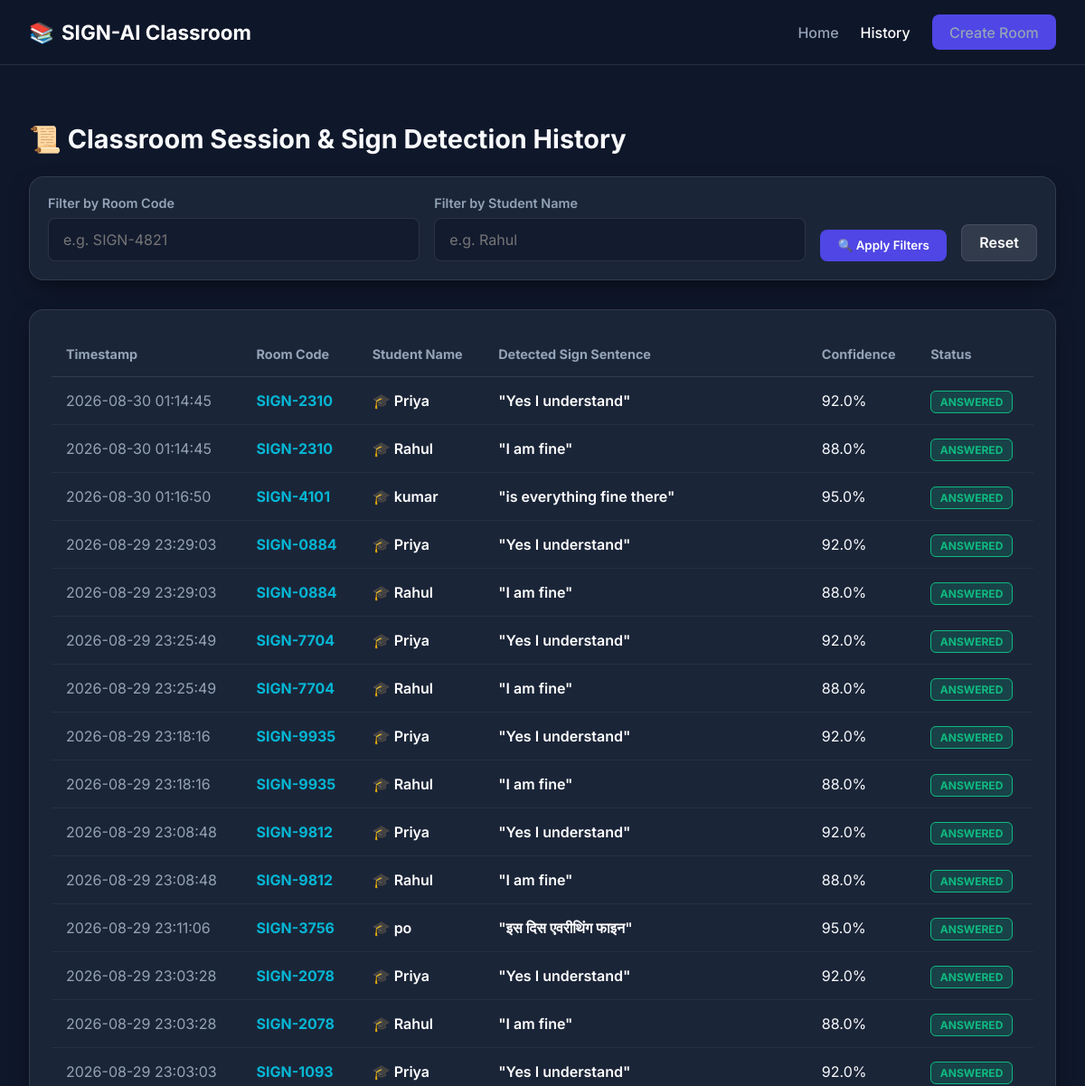
Before: /history (upper part) with the older database file.
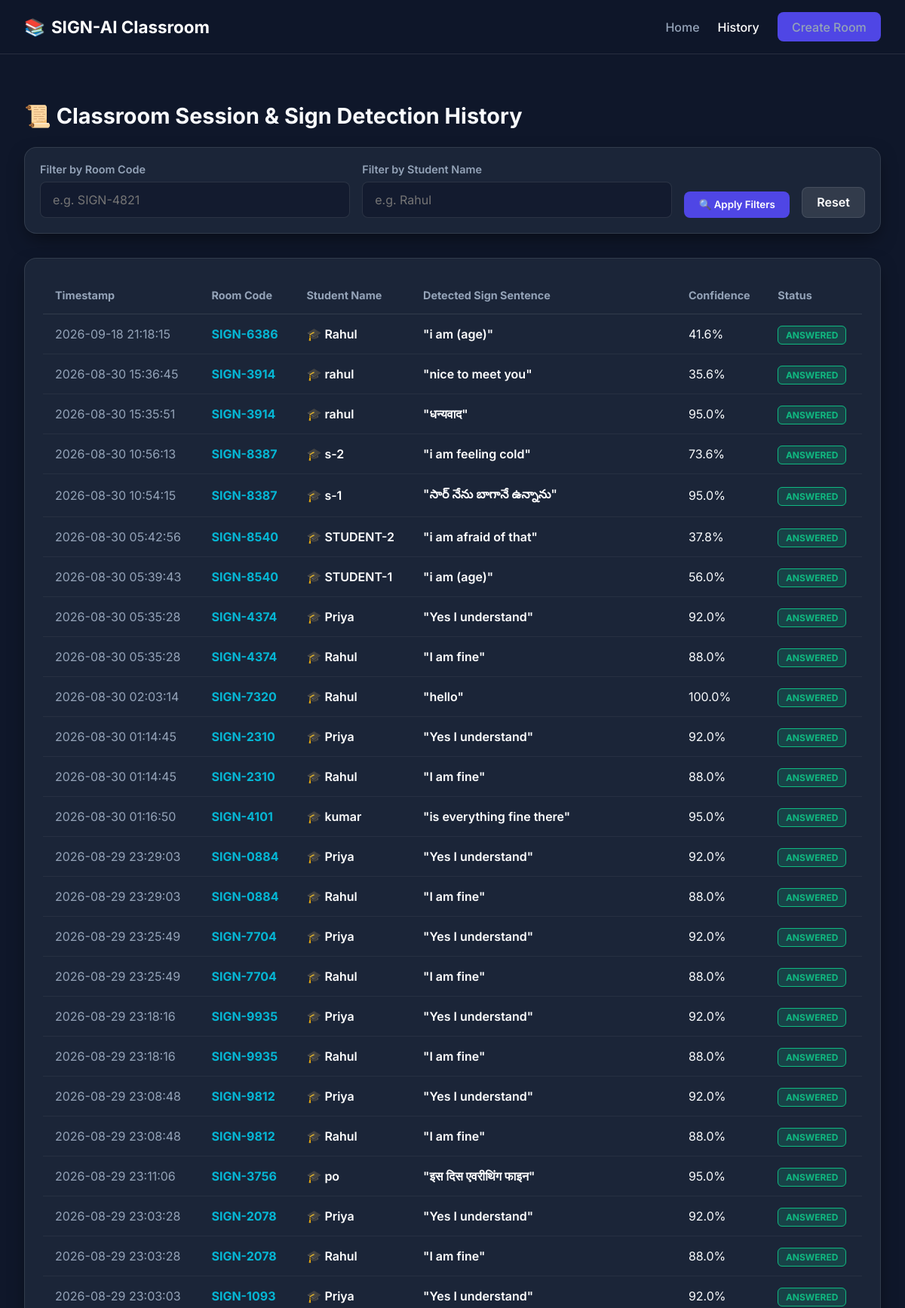
After: the same page with the newer database file.
### tables this page shows
CREATE TABLE student_responses (
                id INTEGER PRIMARY KEY AUTOINCREMENT,
                question_id TEXT NOT NULL,
                room_code TEXT NOT NULL,
                student_name TEXT NOT NULL,
                predicted_answer TEXT NOT NULL,
                confidence REAL NOT NULL,
                status TEXT DEFAULT 'ANSWERED',
                created_at TEXT NOT NULL,
                updated_at TEXT NOT NULL, original_prediction TEXT, target_language TEXT DEFAULT 'en', translated_text TEXT, response_mode TEXT DEFAULT 'speech', latency_ms REAL DEFAULT 0.0,
                FOREIGN KEY (question_id) REFERENCES questions (question_id),
                FOREIGN KEY (room_code) REFERENCES rooms (room_code)
            );

### app.py (the view)
@app.route('/history')
def history_page():
    room_code = request.args.get('room_code')
    student_name = request.args.get('student_name')
    logs = db.get_filtered_history(room_code=room_code, student_name=student_name)
    return render_template('history.html', logs=logs)

### app.py (called while the page is built)
@app.after_request
def add_header(response):
    response.headers['Cache-Control'] = 'no-cache, no-store, must-revalidate'
    response.headers['Pragma'] = 'no-cache'
    response.headers['Expires'] = '0'
    return response

### src/database.py (called while the page is built)
    def _get_connection(self):
        return sqlite3.connect(self.db_path)

### templates/history.html (shortened to what this page needs)
<!DOCTYPE html>
<html lang="en">
<head>
    <link rel="stylesheet" href="{{ url_for('static', filename='css/classroom.css') }}">
</head>
<body>
    <nav class="navbar">
        <div class="nav-brand">
            <span>📚</span>
            <a href="/" style="color: inherit; text-decoration: none;">SIGN-AI Classroom</a>
        </div>
        <div class="nav-links">
            <a href="/">Home</a>
            <a href="/history" class="active">History</a>
            <a href="/create-room" class="btn btn-primary">Create Room</a>
        </div>
    </nav>
    <div class="container" style="margin-top: 2rem;">
        <h2 style="font-size: 1.8rem; margin-bottom: 1.5rem;">📜 Classroom Session & Sign Detection History</h2>
        <div class="glass-card" style="margin-bottom: 2rem; padding: 1.25rem;">
            <form action="/history" method="GET" style="display: flex; gap: 1rem; align-items: flex-end; flex-wrap: wrap;">
                <div class="form-group" style="margin: 0; flex: 1; min-width: 200px;">
                    <label>Filter by Room Code</label>
                    <input type="text" name="room_code" class="form-control" placeholder="e.g. SIGN-4821" value="{{ request.args.get('room_code', '') }}">
                </div>
                <div class="form-group" style="margin: 0; flex: 1; min-width: 200px;">
                    <label>Filter by Student Name</label>
                    <input type="text" name="student_name" class="form-control" placeholder="e.g. Rahul" value="{{ request.args.get('student_name', '') }}">
                </div>
                <button type="submit" class="btn btn-primary">🔍 Apply Filters</button>
                <a href="/history" class="btn btn-secondary">Reset</a>
            </form>
        </div>
        <div class="glass-card">
            <table style="width: 100%; border-collapse: collapse; text-align: left;">
                <thead>
                    <tr style="border-bottom: 1px solid var(--border-color); color: var(--text-muted); font-size: 0.9rem;">
                        <th style="padding: 1rem;">Timestamp</th>
                        <th style="padding: 1rem;">Room Code</th>
                        <th style="padding: 1rem;">Student Name</th>
                        <th style="padding: 1rem;">Detected Sign Sentence</th>
                        <th style="padding: 1rem;">Confidence</th>
                        <th style="padding: 1rem;">Status</th>
                    </tr>
                </thead>
                <tbody>
                    {% for log in logs %}
                    <tr style="border-bottom: 1px solid rgba(255,255,255,0.05);">
                        <td style="padding: 1rem; color: var(--text-muted);">{{ log.timestamp }}</td>
                        <td style="padding: 1rem; font-weight: 700; color: var(--secondary-color);">{{ log.room_code }}</td>
                        <td style="padding: 1rem; font-weight: 600; color: #fff;">🎓 {{ log.student_name }}</td>
                        <td style="padding: 1rem; font-weight: 600; color: #fff;">"{{ log.detected_sentence }}"</td>
                        <td style="padding: 1rem;">{{ (log.confidence * 100)|round(1) }}%</td>
                        <td style="padding: 1rem;"><span class="badge badge-success">{{ log.status }}</span></td>
                    </tr>
                    {% else %}
                    <tr>
                        <td colspan="6" style="padding: 2rem; text-align: center; color: var(--text-muted);">No matching sign detection history logs found.</td>
                    </tr>
                    {% endfor %}
                </tbody>
            </table>
        </div>
    </div>
</body>
</html>

### static/css/classroom.css (style rules this page uses)
:root { --primary-color: #4f46e5; --primary-hover: #4338ca; --secondary-color: #06b6d4; --bg-dark: #0f172a; --card-bg: rgba(30, 41, 59, 0.85); --border-color: rgba(255, 255, 255, 0.1); --text-main: #f8fafc; --text-muted: #94a3b8; --accent-green: #10b981; --accent-red: #ef4444; --accent-amber: #f59e0b; }
* { box-sizing: border-box; margin: 0; padding: 0; font-family: 'Inter', system-ui, -apple-system, sans-serif; }
body { background-color: var(--bg-dark); color: var(--text-main); min-height: 100vh; display: flex; flex-direction: column; }
.navbar { background: rgba(15, 23, 42, 0.95); backdrop-filter: blur(12px); border-bottom: 1px solid var(--border-color); padding: 1rem 2rem; display: flex; justify-content: space-between; align-items: center; position: sticky; top: 0; z-index: 100; }
.nav-brand { font-size: 1.4rem; font-weight: 700; color: #fff; display: flex; align-items: center; gap: 0.5rem; }
.nav-links { display: flex; gap: 1.5rem; align-items: center; }
.nav-links a { color: var(--text-muted); text-decoration: none; font-weight: 500; transition: color 0.2s; }
.nav-links a:hover, .nav-links a.active { color: #fff; }
.btn { padding: 0.6rem 1.2rem; border-radius: 0.5rem; font-weight: 600; cursor: pointer; border: none; transition: all 0.2s; text-decoration: none; display: inline-flex; align-items: center; gap: 0.5rem; }
.btn-primary { background: var(--primary-color); color: #fff; }
.btn-secondary { background: rgba(255, 255, 255, 0.1); color: #fff; border: 1px solid var(--border-color); }
.container { max-width: 1400px; margin: 0 auto; padding: 2rem; width: 100%; flex: 1; }
.glass-card { background: var(--card-bg); backdrop-filter: blur(16px); border: 1px solid var(--border-color); border-radius: 1rem; padding: 1.5rem; box-shadow: 0 10px 25px -5px rgba(0, 0, 0, 0.5); }
.badge { padding: 0.25rem 0.6rem; border-radius: 0.375rem; font-size: 0.75rem; font-weight: 700; text-transform: uppercase; }
.badge-success { background: rgba(16, 185, 129, 0.2); color: var(--accent-green); border: 1px solid var(--accent-green); }
.form-group { margin-bottom: 1.25rem; }
.form-group label { display: block; font-size: 0.9rem; font-weight: 600; margin-bottom: 0.5rem; color: var(--text-muted); }
.form-control { width: 100%; padding: 0.8rem 1rem; border-radius: 0.5rem; background: rgba(15, 23, 42, 0.6); border: 1px solid var(--border-color); color: #fff; font-size: 1rem; }

Changed rows visible on the page:
added student_responses: timestamp "2026-09-18 21:18:15", room_code "SIGN-6386", student_name "Rahul", detected_sentence "i am (age)", (log.confidence*100)|round(1) "41.6", status "ANSWERED"
added student_responses: timestamp "2026-08-30 15:36:45", room_code "SIGN-3914", student_name "rahul", detected_sentence "nice to meet you", (log.confidence*100)|round(1) "35.6", status "ANSWERED"
added student_responses: timestamp "2026-08-30 15:35:51", room_code "SIGN-3914", student_name "rahul", detected_sentence "धन्यवाद", (log.confidence*100)|round(1) "95.0", status "ANSWERED"
added student_responses: timestamp "2026-08-30 10:56:13", room_code "SIGN-8387", student_name "s-2", detected_sentence "i am feeling cold", (log.confidence*100)|round(1) "73.6", status "ANSWERED"
added student_responses: timestamp "2026-08-30 10:54:15", room_code "SIGN-8387", student_name "s-1", detected_sentence "సార్ నేను బాగానే ఉన్నాను", (log.confidence*100)|round(1) "95.0", status "ANSWERED"
added student_responses: timestamp "2026-08-30 05:42:56", room_code "SIGN-8540", student_name "STUDENT-2", detected_sentence "i am afraid of that", (log.confidence*100)|round(1) "37.8", status "ANSWERED"
added student_responses: timestamp "2026-08-30 05:39:43", room_code "SIGN-8540", student_name "STUDENT-1", detected_sentence "i am (age)", (log.confidence*100)|round(1) "56.0", status "ANSWERED"
added student_responses: timestamp "2026-08-30 05:35:28", room_code "SIGN-4374", student_name "Priya", detected_sentence "Yes I understand", (log.confidence*100)|round(1) "92.0", status "ANSWERED"
added student_responses: timestamp "2026-08-30 05:35:28", room_code "SIGN-4374", student_name "Rahul", detected_sentence "I am fine", (log.confidence*100)|round(1) "88.0", status "ANSWERED"
added student_responses: timestamp "2026-08-30 02:03:14", room_code "SIGN-7320", student_name "Rahul", detected_sentence "hello", (log.confidence*100)|round(1) "100.0", status "ANSWERED"
